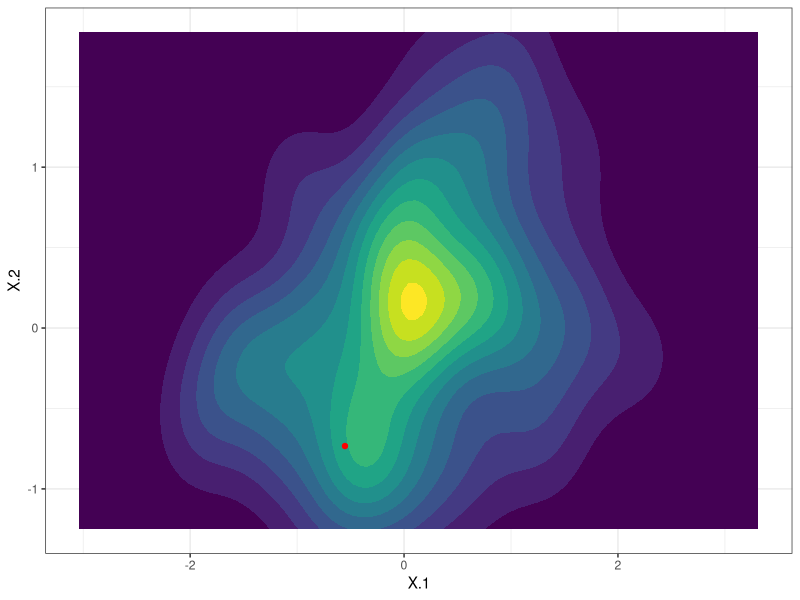

Generate this figure with R: (Note: this script raises an error after producing the figure.)
library(abind)
library(ggplot2)
library(MCMCpack)
library(mvtnorm)

setwd("~/git/tyche/inverse_problem/examples/lm-mixednormal-fixed")
rm(list = ls())

set.seed(0)

N = 100
k = 2
num.components = 2

alpha = 4
beta = c(-2.5, 1.25)
mixing.prob = c(0.25, 0.75)
mixing.prob.cum = cumsum(mixing.prob)
mu.X = matrix(c(1, 1, 0, 0), ncol = 2)
Sigma.X = array(dim = c(2, 2, 2))
Sigma.X[,,1] = matrix(c(1, -0.25, -0.25, 0.5), nrow = 2)
Sigma.X[,,2] = matrix(c(1, 0.25, 0.25, 0.5), nrow = 2)
sigma = 0.4

mu.X[,1] = mu.X[,2]
Sigma.X[,,1] = Sigma.X[,,2]

X.all = Reduce(function(m1, m2) abind(m1, m2, along = 3), lapply(1:num.components, function(i) rmvnorm(N, mu.X[,i], Sigma.X[,,i])))
X.mask = findInterval(runif(N), mixing.prob.cum) + 1
X = t(sapply(1:N, function(i) X.all[i,,X.mask[i]]))
eps = rnorm(N, 0, sigma)
y = c(alpha + X %*% beta + eps)

save(N, k, X, y, file = "data.RData")
save(N, k, num.components, alpha, beta, sigma, mixing.prob, mixing.prob.cum, mu.X, Sigma.X, eps, file = "params.RData")

# y.val = sort(y)[11]
# y.index = which(y == y.val)
y.index = 56
X.val = X[y.index,,drop = FALSE]
y.val = c(alpha + X.val %*% beta)
save(y.val, X.val, file = "values.RData")

df.X = data.frame(X = X)
df.X.val = data.frame(X = X.val)
ggplot(df.X, aes(X.1, X.2)) +
  geom_density_2d_filled(h = 1.25) +
  geom_point(data = df.X.val, color = "red") +
  theme_bw() +
  theme(legend.position = "none")
ggsave("images/density-X.png", width = 4, height = 4)

df.y = data.frame(y)
ggplot(df.y, aes(y)) +
  geom_density(fill = "black", alpha = 0.25) +
  geom_vline(xintercept = y.val, color = "red") +
  theme_bw()
ggsave("images/density-y.png", width = 4, height = 4)

# df.all = Reduce(rbind, lapply(1:num.components, function(i) data.frame(X = X.all[,,i], component = i))) %>%
#   mutate(component = factor(component))
# ggplot(df.all, aes(X.1, X.2)) +
#   geom_point(aes(color = component)) +
#   theme_bw() +
#   theme(legend.position = "top")
